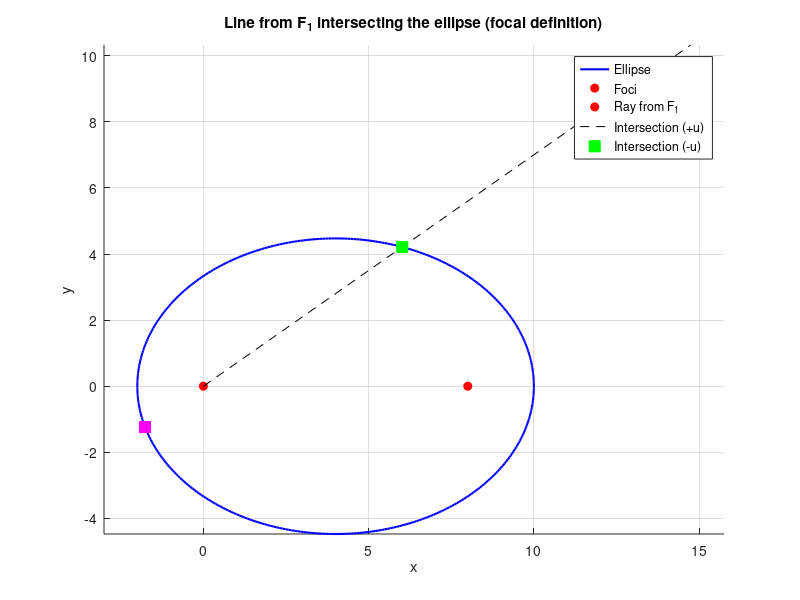

Recreate this plot in MATLAB.
function demo_focus_line_ellipse_intersection()
    % --- Ellipse definition via foci and semi-major axis 'a'
    F1 = [0, 0];
    F2 = [8, 0];
    a  = 6;                          % semi-major (must satisfy 2a > |F1-F2|)
    assert(2*a > norm(F2-F1), 'Invalid ellipse: 2a must exceed focal distance.');

    % Pick a ray direction from F1 (e.g., 35 degrees)
    ang_deg = 35;
    u = [cosd(ang_deg), sind(ang_deg)];
    u = u / norm(u);

    % Compute intersection from F1 along +u (one point on the ellipse)
    [t_pos, p_pos, flag_pos] = focus_ray_ellipse_intersection(F1, F2, a, u);
    
    % (Optional) also get the other intersection by shooting the opposite ray
    [t_neg, p_neg, flag_neg] = focus_ray_ellipse_intersection(F1, F2, a, -u);

    % --- Plot the ellipse, foci, ray, and intersection(s)
    figure; hold on; axis equal; grid on;
    title('Line from F_1 intersecting the ellipse (focal definition)');
    xlabel('x'); ylabel('y');

    % Plot ellipse built from (F1,F2,a)
    plot_ellipse_from_foci(F1, F2, a, 'b-', 1.5);

    % Plot foci
    plot(F1(1), F1(2), 'ro', 'MarkerFaceColor','r'); 
    plot(F2(1), F2(2), 'ro', 'MarkerFaceColor','r'); 
    legend_entries = {'Ellipse','Foci'};

    % Plot the ray from F1
    L = 3*a; % length for drawing the ray
    ray_end = F1 + L*u;
    plot([F1(1), ray_end(1)], [F1(2), ray_end(2)], 'k--');
    legend_entries{end+1} = 'Ray from F_1';

    % Plot intersections if valid
    if flag_pos
        plot(p_pos(1), p_pos(2), 'gs', 'MarkerFaceColor','g', 'MarkerSize',8);
        legend_entries{end+1} = 'Intersection (+u)';
    end
    if flag_neg
        plot(p_neg(1), p_neg(2), 'ms', 'MarkerFaceColor','m', 'MarkerSize',8);
        legend_entries{end+1} = 'Intersection (-u)';
    end

    legend(legend_entries{:}, 'Location', 'best');
end

function [t, p, ok] = focus_ray_ellipse_intersection(F1, F2, a, u)
    % Intersection of the ray p(t)=F1 + t*u, t>=0 with ellipse |p-F1|+|p-F2|=2a
    % Closed-form (with numeric fallback if near-tangent)
    s = F1 - F2;
    num   = (2*a)^2 - dot(s,s);
    denom = 2*(2*a + dot(s,u));
    epsd  = 1e-10;

    if abs(denom) > epsd
        t = num / denom;
        if t >= 0 && (2*a - t) >= 0
            p = F1 + t*u;
            ok = true;
            return;
        end
    end

    % Fallback: numeric solve for t >= 0
    f = @(tt) norm(s + tt*u) + tt - 2*a; % |F1-F2 + t u| + t - 2a = 0
    % Try to bracket a root on [0, 5a] (expand if needed)
    tL = 0; tR = 5*a;
    fL = f(tL); fR = f(tR);
    expand = 0;
    while fL*fR > 0 && expand < 5
        tR = tR * 2; fR = f(tR); expand = expand + 1;
    end
    if fL*fR <= 0
        t = fzero(f, [tL, tR]);
        if t >= -1e-9 % tolerance
            t = max(t, 0);
            p = F1 + t*u;
            ok = true;
            return;
        end
    end
    % No valid intersection along this ray
    t = NaN; p = [NaN, NaN]; ok = false;
end

function plot_ellipse_from_foci(F1, F2, a, ls, lw)
    % Plot ellipse given foci F1,F2 and semi-major axis a
    C = 0.5*(F1 + F2);               % center
    c = 0.5*norm(F2 - F1);           % focal distance
    b = sqrt(a^2 - c^2);             % semi-minor
    theta = atan2(F2(2)-F1(2), F2(1)-F1(1)); % orientation of major axis

    t = linspace(0, 2*pi, 400);
    x_local = a*cos(t); 
    y_local = b*sin(t);
    R = [cos(theta), -sin(theta); sin(theta), cos(theta)];
    XY = R * [x_local; y_local];
    x = XY(1,:) + C(1);
    y = XY(2,:) + C(2);
    plot(x, y, ls, 'LineWidth', lw);
end
